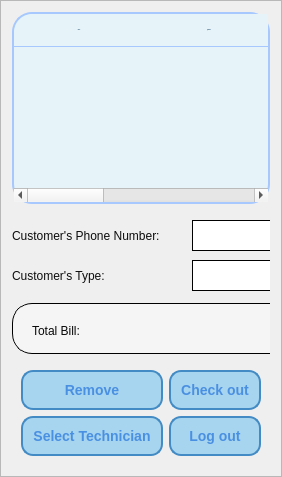
      <widget class="QFrame" name="frame">
       <property name="maximumSize">
        <size>
         <width>410</width>
         <height>800</height>
        </size>
       </property>
       <property name="frameShape">
        <enum>QFrame::StyledPanel</enum>
       </property>
       <property name="frameShadow">
        <enum>QFrame::Raised</enum>
       </property>
       <layout class="QVBoxLayout" name="verticalLayout_3">
        <item>
         <widget class="QTableWidget" name="tableWidget">
          <property name="maximumSize">
           <size>
            <width>16777215</width>
            <height>600</height>
           </size>
          </property>
          <property name="font">
           <font>
            <family>Georgia</family>
            <pointsize>-1</pointsize>
           </font>
          </property>
          <property name="styleSheet">
           <string notr="true">QTableWidget {
    background-color: #e6f4fa;
    alternate-background-color: #E1EFFF;
    font-family: &quot;Georgia&quot;;
    font-size: 14px;
    gridline-color: #CFE4FF;

    border: 2px solid #A6C8FF;
    border-radius: 20px;
}

/* Header container */
QHeaderView {
    background: transparent;
}

/* Header cells */
QHeaderView::section {
    background-color: #e6f4fa;
    color: #0D3B66;
    font-weight: bold;
    font-family: &quot;Georgia&quot;;
    height: 32px;

    border: none;              /* bỏ border để không lệch */
    border-bottom: 1px solid #A6C8FF;
}

/* bo góc trái */
QHeaderView::section:first {
    border-top-left-radius: 20px;
}

/* bo góc phải */
QHeaderView::section:last {
    border-top-right-radius: 20px;
}</string>
          </property>
          <attribute name="horizontalHeaderDefaultSectionSize">
           <number>130</number>
          </attribute>
          <attribute name="horizontalHeaderMinimumSectionSize">
           <number>20</number>
          </attribute>
          <column>
           <property name="text">
            <string>Items</string>
           </property>
           <property name="font">
            <font>
             <family>Georgia</family>
            </font>
           </property>
          </column>
          <column>
           <property name="text">
            <string>Quantity</string>
           </property>
           <property name="font">
            <font>
             <family>Georgia</family>
            </font>
           </property>
          </column>
          <column>
           <property name="text">
            <string>Price</string>
           </property>
           <property name="font">
            <font>
             <family>Georgia</family>
            </font>
           </property>
          </column>
         </widget>
        </item>
        <item>
         <widget class="QWidget" name="widget_2" native="true">
          <property name="minimumSize">
           <size>
            <width>0</width>
            <height>85</height>
           </size>
          </property>
          <property name="maximumSize">
           <size>
            <width>16777215</width>
            <height>85</height>
           </size>
          </property>
          <widget class="QLineEdit" name="lineEdit_PhoneNum_2">
           <property name="geometry">
            <rect>
             <x>180</x>
             <y>10</y>
             <width>141</width>
             <height>31</height>
            </rect>
           </property>
           <property name="styleSheet">
            <string notr="true">color: rgb(11, 11, 11);
border: 1px solid black;</string>
           </property>
           <property name="text">
            <string/>
           </property>
          </widget>
          <widget class="QLabel" name="label_3">
           <property name="geometry">
            <rect>
             <x>0</x>
             <y>0</y>
             <width>161</width>
             <height>51</height>
            </rect>
           </property>
           <property name="styleSheet">
            <string notr="true"> font-family: &quot;Georgia&quot;;
color: rgb(13, 13, 13);
</string>
           </property>
           <property name="text">
            <string>Customer's Phone Number:</string>
           </property>
          </widget>
          <widget class="QPushButton" name="pushButton_loadCusType_2">
           <property name="geometry">
            <rect>
             <x>330</x>
             <y>10</y>
             <width>31</width>
             <height>31</height>
            </rect>
           </property>
           <property name="styleSheet">
            <string notr="true">color: rgb(18, 18, 18);
border: 1px solid black;</string>
           </property>
           <property name="text">
            <string/>
           </property>
           <property name="icon">
            <iconset>
             <normaloff>../images/search.png</normaloff>../images/search.png</iconset>
           </property>
           <property name="iconSize">
            <size>
             <width>20</width>
             <height>20</height>
            </size>
           </property>
          </widget>
          <widget class="QLabel" name="label_14">
           <property name="geometry">
            <rect>
             <x>0</x>
             <y>40</y>
             <width>161</width>
             <height>51</height>
            </rect>
           </property>
           <property name="styleSheet">
            <string notr="true"> font-family: &quot;Georgia&quot;;
color: rgb(15, 15, 15);
</string>
           </property>
           <property name="text">
            <string>Customer's Type: </string>
           </property>
          </widget>
          <widget class="QLineEdit" name="lineEdit_CustomerType_3">
           <property name="geometry">
            <rect>
             <x>180</x>
             <y>50</y>
             <width>141</width>
             <height>31</height>
            </rect>
           </property>
           <property name="styleSheet">
            <string notr="true">color: rgb(11, 11, 11);
border: 1px solid black;</string>
           </property>
          </widget>
         </widget>
        </item>
        <item>
         <widget class="QWidget" name="widget_3" native="true">
          <property name="minimumSize">
           <size>
            <width>0</width>
            <height>54</height>
           </size>
          </property>
          <property name="maximumSize">
           <size>
            <width>16777215</width>
            <height>50</height>
           </size>
          </property>
          <widget class="QLabel" name="labelTB_2">
           <property name="geometry">
            <rect>
             <x>150</x>
             <y>10</y>
             <width>171</width>
             <height>31</height>
            </rect>
           </property>
           <property name="styleSheet">
            <string notr="true">color: rgb(3, 3, 3);</string>
           </property>
           <property name="text">
            <string/>
           </property>
          </widget>
          <widget class="QLabel" name="label_6">
           <property name="geometry">
            <rect>
             <x>0</x>
             <y>0</y>
             <width>331</width>
             <height>51</height>
            </rect>
           </property>
           <property name="styleSheet">
            <string notr="true">QLabel {
    background-color: rgba(255, 255, 255, 100); /* Màu trắng, trong suốt khoảng 40% */
    border: 1px solid black; /* THÊM DÒNG NÀY: Viền đen, dày 2px, nét liền */
    border-radius: 20px;  /* Bo góc 20px */
    padding: 5px; /* Khoảng cách nội dung và viền */
    font-size: 14px;
    font-family: Georgia;
    color: black; /* Màu chữ */
}</string>
           </property>
           <property name="text">
            <string/>
           </property>
          </widget>
          <widget class="QLabel" name="label_11">
           <property name="geometry">
            <rect>
             <x>20</x>
             <y>20</y>
             <width>60</width>
             <height>16</height>
            </rect>
           </property>
           <property name="styleSheet">
            <string notr="true"> font-family: &quot;Georgia&quot;;
color: rgb(9, 9, 9);
</string>
           </property>
           <property name="text">
            <string>Total Bill: </string>
           </property>
          </widget>
         </widget>
        </item>
        <item>
         <widget class="QWidget" name="widget_5" native="true">
          <layout class="QGridLayout" name="gridLayout_3">
           <item row="1" column="1">
            <widget class="QPushButton" name="pushButton_TB_9">
             <property name="cursor">
              <cursorShape>OpenHandCursor</cursorShape>
             </property>
             <property name="styleSheet">
              <string notr="true">QPushButton {
    background-color:rgb(167, 212, 238); /* Màu xanh nhạt chủ đạo bạn chọn */
    color: #4A90E2; /* Chữ màu xanh đậm để dễ đọc trên nền nhạt */
    border-radius: 12px;
    padding: 10px;
    font-size: 14px;
    font-weight: bold;
    font-family: &quot;Georgia&quot;;
    border: 2px solid rgb(67, 139, 196); /* Viền xanh đậm hơn một chút để tạo khối */
}

QPushButton:hover {
    background-color: #A6C8FF; /* Màu đậm hơn khi di chuột vào */
    border: 2px solid #7FAFFF; /* Viền đậm hơn khi hover */
    color: white; /* Chuyển chữ sang trắng để nổi bật */
}

QPushButton:pressed {
    background-color: #7FAFFF; /* Màu đậm nhất khi nhấn giữ nút */
    border: 2px solid #4A90E2;
}</string>
             </property>
             <property name="text">
              <string>Check out</string>
             </property>
             <property name="icon">
              <iconset>
               <normaloff>../images/7007504_payment_bill_invoice_receipt_business_icon.png</normaloff>../images/7007504_payment_bill_invoice_receipt_business_icon.png</iconset>
             </property>
             <property name="iconSize">
              <size>
               <width>20</width>
               <height>20</height>
              </size>
             </property>
            </widget>
           </item>
           <item row="1" column="0">
            <widget class="QPushButton" name="pushButton_TB_10">
             <property name="cursor">
              <cursorShape>OpenHandCursor</cursorShape>
             </property>
             <property name="styleSheet">
              <string notr="true">QPushButton {
    background-color:rgb(167, 212, 238); /* Màu xanh nhạt chủ đạo bạn chọn */
    color: #4A90E2; /* Chữ màu xanh đậm để dễ đọc trên nền nhạt */
    border-radius: 12px;
    padding: 10px;
    font-size: 14px;
    font-weight: bold;
    font-family: &quot;Georgia&quot;;
    border: 2px solid rgb(67, 139, 196); /* Viền xanh đậm hơn một chút để tạo khối */
}

QPushButton:hover {
    background-color: #A6C8FF; /* Màu đậm hơn khi di chuột vào */
    border: 2px solid #7FAFFF; /* Viền đậm hơn khi hover */
    color: white; /* Chuyển chữ sang trắng để nổi bật */
}

QPushButton:pressed {
    background-color: #7FAFFF; /* Màu đậm nhất khi nhấn giữ nút */
    border: 2px solid #4A90E2;
}</string>
             </property>
             <property name="text">
              <string>Remove</string>
             </property>
             <property name="icon">
              <iconset>
               <normaloff>../images/ic_remove.png</normaloff>../images/ic_remove.png</iconset>
             </property>
             <property name="iconSize">
              <size>
               <width>20</width>
               <height>20</height>
              </size>
             </property>
            </widget>
           </item>
           <item row="2" column="1">
            <widget class="QPushButton" name="pushButton_TB_16">
             <property name="cursor">
              <cursorShape>OpenHandCursor</cursorShape>
             </property>
             <property name="styleSheet">
              <string notr="true">QPushButton {
    background-color:rgb(167, 212, 238); /* Màu xanh nhạt chủ đạo bạn chọn */
    color: #4A90E2; /* Chữ màu xanh đậm để dễ đọc trên nền nhạt */
    border-radius: 12px;
    padding: 10px;
    font-size: 14px;
    font-weight: bold;
    font-family: &quot;Georgia&quot;;
    border: 2px solid rgb(67, 139, 196); /* Viền xanh đậm hơn một chút để tạo khối */
}

QPushButton:hover {
    background-color: #A6C8FF; /* Màu đậm hơn khi di chuột vào */
    border: 2px solid #7FAFFF; /* Viền đậm hơn khi hover */
    color: white; /* Chuyển chữ sang trắng để nổi bật */
}

QPushButton:pressed {
    background-color: #7FAFFF; /* Màu đậm nhất khi nhấn giữ nút */
    border: 2px solid #4A90E2;
}</string>
             </property>
             <property name="text">
              <string>Log out</string>
             </property>
             <property name="icon">
              <iconset>
               <normaloff>../images/ic_exit.png</normaloff>../images/ic_exit.png</iconset>
             </property>
             <property name="iconSize">
              <size>
               <width>20</width>
               <height>20</height>
              </size>
             </property>
            </widget>
           </item>
           <item row="2" column="0">
            <widget class="QPushButton" name="pushButton_TB_11">
             <property name="cursor">
              <cursorShape>OpenHandCursor</cursorShape>
             </property>
             <property name="styleSheet">
              <string notr="true">QPushButton {
    background-color:rgb(167, 212, 238); /* Màu xanh nhạt chủ đạo bạn chọn */
    color: #4A90E2; /* Chữ màu xanh đậm để dễ đọc trên nền nhạt */
    border-radius: 12px;
    padding: 10px;
    font-size: 14px;
    font-weight: bold;
    font-family: &quot;Georgia&quot;;
    border: 2px solid rgb(67, 139, 196); /* Viền xanh đậm hơn một chút để tạo khối */
}

QPushButton:hover {
    background-color: #A6C8FF; /* Màu đậm hơn khi di chuột vào */
    border: 2px solid #7FAFFF; /* Viền đậm hơn khi hover */
    color: white; /* Chuyển chữ sang trắng để nổi bật */
}

QPushButton:pressed {
    background-color: #7FAFFF; /* Màu đậm nhất khi nhấn giữ nút */
    border: 2px solid #4A90E2;
}</string>
             </property>
             <property name="text">
              <string>Select Technician</string>
             </property>
             <property name="icon">
              <iconset>
               <normaloff>../images/staff.png</normaloff>../images/staff.png</iconset>
             </property>
             <property name="iconSize">
              <size>
               <width>32</width>
               <height>20</height>
              </size>
             </property>
            </widget>
           </item>
          </layout>
         </widget>
        </item>
       </layout>
      </widget>
